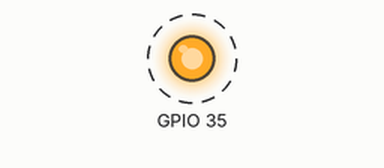
The sketch below on a simulated ESP32. On the bench: output pins drawn as LEDs (lit = HIGH). Dashed ring = blinking.

Above: at 0.3 s.
Timing chart, 0 to 3.0 s (numbered marks = the images above):
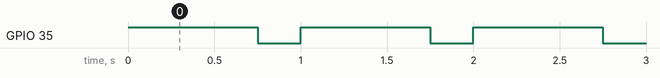

Measured:
- by itself, GPIO 35: alternates HIGH for 0.75 s and LOW for 0.25 s

The sketch:

Transistor_Switch.ino
```cpp
void setup() {
 pinMode(35, OUTPUT);
}

void loop() {
  digitalWrite(35, HIGH);
  delay (750);
  digitalWrite(35, LOW);
  delay (250);
}
```
